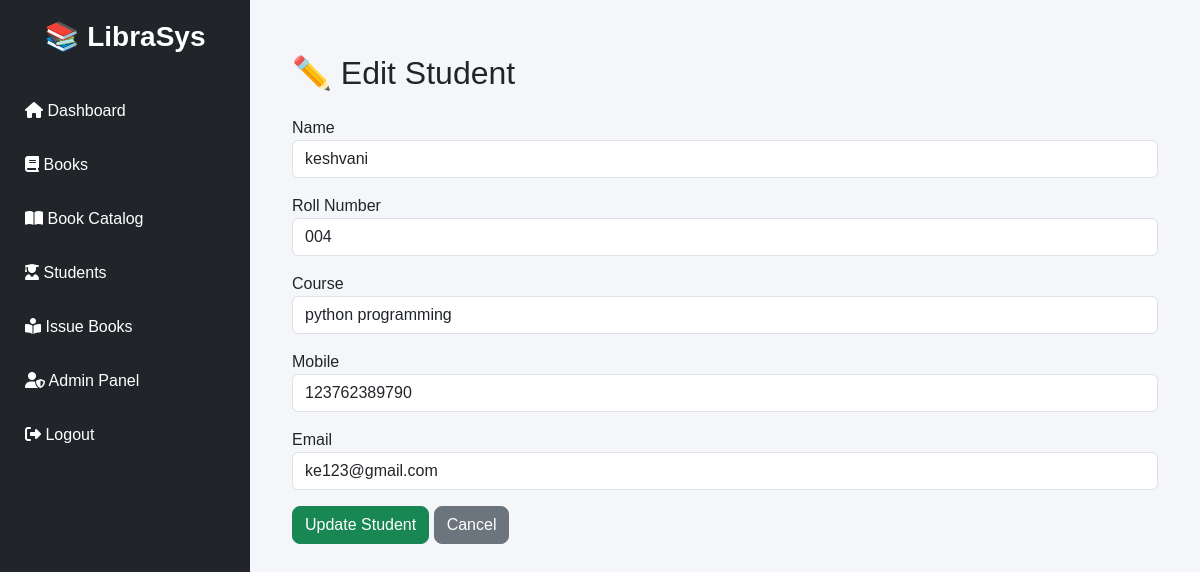
The page /students/edit/1/ (signed in) on the database its author committed.
### library/models.py (models this page shows, shortened)
class Student(models.Model):
    name = models.CharField(max_length=100)
    roll_number = models.CharField(max_length=30, unique=True)
    course = models.CharField(max_length=100)
    mobile = models.CharField(max_length=15)
    email = models.EmailField()
    joined_on = models.DateTimeField(auto_now_add=True)

### library/views.py (the view, shortened to what this page needs)
# urls.py: path('students/edit/<int:student_id>/', views.edit_student, name='edit_student'),
@login_required
@user_passes_test(lambda u: u.is_staff)
def edit_student(request, student_id):
    student = get_object_or_404(Student, id=student_id)
    return render(request, "library/edit_student.html", {
        "student": student
    })

### library/templates/library/edit_student.html (shortened to what this page needs)
{% extends 'library/base.html' %}
{% block content %}
<div class="container mt-4">
    <h2 class="mb-4">✏️ Edit Student</h2>
    <form method="POST">
        <div class="mb-3">
            <label>Name</label>
            <input type="text" name="name" class="form-control" value="{{ student.name }}" required>
        </div>
        <div class="mb-3">
            <label>Roll Number</label>
            <input type="text" name="roll" class="form-control" value="{{ student.roll_number }}" required>
        </div>
        <div class="mb-3">
            <label>Course</label>
            <input type="text" name="course" class="form-control" value="{{ student.course }}" required>
        </div>
        <div class="mb-3">
            <label>Mobile</label>
            <input type="text" name="mobile" class="form-control" value="{{ student.mobile }}" required>
        </div>
        <div class="mb-3">
            <label>Email</label>
            <input type="email" name="email" class="form-control" value="{{ student.email }}" required>
        </div>
        <button class="btn btn-success">
            Update Student
        </button>
        <a href="{% url 'student_list' %}" class="btn btn-secondary">
            Cancel
        </a>
    </form>
</div>
{% endblock %}

### library/templates/library/base.html (style rules this page uses)
body { margin:0; background:#f4f6f9; font-family:Arial, Helvetica, sans-serif; }
.btn { border-radius:8px; }

### rows shown on the page
Student: name "keshvani", roll "004", course "python programming", mobile "123762389790", email "ke123@gmail.com"
